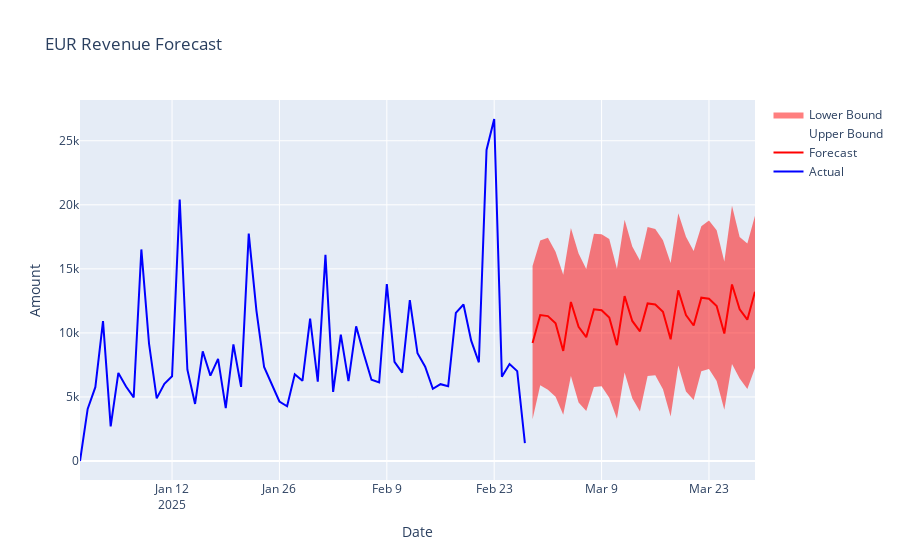

Notebook code cell kept with this figure:
### Code cell
eur_fig = go.Figure()

eur_fig.add_trace(go.Scatter(
    x=eur_data.index,
    y=eur_data['y'],
    name='Actual',
    line=dict(color='blue')
))

future_mask = eur_forecast['ds'] > eur_data.index.max()
eur_fig.add_trace(go.Scatter(
    x=eur_forecast[future_mask]['ds'],
    y=eur_forecast[future_mask]['yhat'],
    name='Forecast',
    line=dict(color='red')
))

eur_fig.add_trace(go.Scatter(
    x=eur_conf_int[future_mask]['ds'],
    y=eur_conf_int[future_mask]['upper_bound'],
    fill=None,
    mode='lines',
    line_color='rgba(255,0,0,0)',
    name='Upper Bound'
))

eur_fig.add_trace(go.Scatter(
    x=eur_conf_int[future_mask]['ds'],
    y=eur_conf_int[future_mask]['lower_bound'],
    fill='tonexty',
    mode='lines',
    line_color='rgba(255,0,0,0)',
    name='Lower Bound'
))

eur_fig.update_layout(
    title='EUR Revenue Forecast',
    xaxis_title='Date',
    yaxis_title='Amount',
    hovermode='x unified'
)

eur_fig.show()
